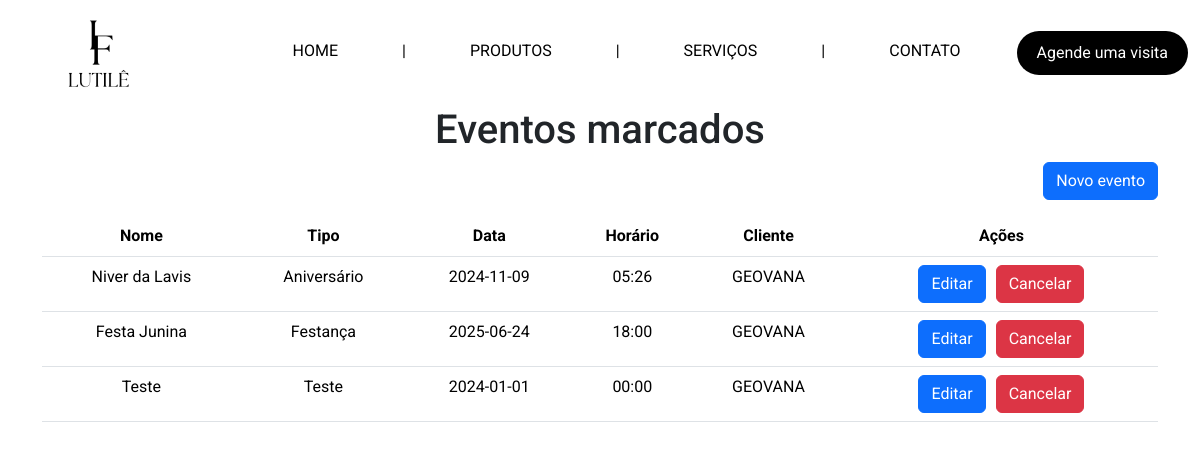
Screenshot of /admin/eventos with the database file from the repository.
### tables this page shows
CREATE TABLE `evento` (
  `data` DATE NOT NULL,
  `horario` VARCHAR(45) NOT NULL,
  `nome` VARCHAR(50) NOT NULL,
  `tipo` VARCHAR(45) NOT NULL,
  `cliente_cpf` VARCHAR(11) NOT NULL,
  PRIMARY KEY (`data`, `horario`),
  FOREIGN KEY (`cliente_cpf`)
    REFERENCES `cliente` (`cpf`)
    ON DELETE NO ACTION
    ON UPDATE NO ACTION
);

CREATE TABLE `cliente` (
  `cpf` VARCHAR(11) NOT NULL,
  `nome` VARCHAR(100) NOT NULL,
  `celular` VARCHAR(14) NOT NULL,
  `endereco` VARCHAR(100) NOT NULL,
  PRIMARY KEY (`cpf`)
);

### app.py (the view)
@app.route('/admin/eventos', methods=['GET'])
def eventos_admin():
    with get_connection() as conn:
        cursor = conn.cursor()
        cursor.execute('SELECT * FROM evento JOIN cliente ON evento.cliente_cpf = cliente.cpf')
        eventos = cursor.fetchall()
    return render_template('html/pages/admin/eventos-admin.html', eventos=eventos)

### app.py (called while the page is built)
def get_connection():
    return sqlite3.connect('instance/salao_festas.db')

@app.context_processor
def inject_active():
    def is_active(endpoint): #recebe o endpoint (rota) e verifica se é igual o endpoint atual, se for ele retorna a classeactive, se não retorna vazio
        return 'active' if request.endpoint == endpoint else ''
    return dict(is_active=is_active)

### templates/html/pages/admin/eventos-admin.html (shortened to what this page needs)
{% extends "base.html" %}
{% block content %}
<h1 class="text-center">Eventos marcados</h1>
<div class="container d-flex flex-column align-items-center">
    <div class="w-100 d-flex justify-content-end mb-3">
        <a href="{{ url_for('novo_evento') }}" class="btn btn-primary">Novo evento</a>
    </div>
    <table class="table table">
        <thead>
          <tr>
            <th scope="col" class="text-center">Nome</th>
            <th scope="col" class="text-center">Tipo</th>
            <th scope="col" class="text-center">Data</th>
            <th scope="col" class="text-center">Horário</th>
            <th scope="col" class="text-center">Cliente</th>
            <th scope="col" class="text-center">Ações</th>
          </tr>
        </thead>
        <tbody>
          {% for evento in eventos %}
          <tr>
              <td class="text-center">{{ evento[2] }}</td>
              <td class="text-center">{{ evento[3] }}</td>
              <td class="text-center">{{ evento[0] }}</td>
              <td class="text-center">{{ evento[1] }}</td>
              <td class="text-center">{{ evento[6] }}</td>
              <td class="text-center">
                <div style="display: flex; justify-content: center; gap: 10px;">
                  <form action="{{ url_for('editar_evento', data=evento[0], horario=evento[1]) }}" method="GET">
                    <button type="submit" class="btn btn-primary">Editar</button>
                  </form>
                  <form action="{{ url_for('deletar_evento', data=evento[0], horario=evento[1]) }}" method="POST" onsubmit="return confirmCancel('{{ evento[2] }}')">
                    <button type="submit" class="btn btn-danger">Cancelar</button>
                  </form>
                </div>
              </td>
          </tr>
          {% endfor %}
        </tbody>
      </table>
</div>
{% endblock %}

### templates/base.html (shortened to what this page needs)
<!DOCTYPE html>
<html lang="en">
<head>
    <link href="https://cdn.jsdelivr.net/npm/bootstrap@5.3.2/dist/css/bootstrap.min.css" rel="stylesheet">
    <link href="https://cdn.jsdelivr.net/npm/@fullcalendar/core@5.11.3/main.min.css" rel="stylesheet">
    <link href="https://cdn.jsdelivr.net/npm/@fullcalendar/daygrid@5.11.3/main.min.css" rel="stylesheet">
    <link href="https://cdn.jsdelivr.net/npm/bootstrap@5.3.2/dist/css/bootstrap.min.css" rel="stylesheet">
    <link rel="stylesheet" href="https://cdn.jsdelivr.net/npm/bootstrap-icons@1.10.5/font/bootstrap-icons.css">
    <link rel="stylesheet" href="{{ url_for('static', filename='style/style.css') }}">
    <link rel="stylesheet" href="https://code.jquery.com/ui/1.12.1/themes/base/jquery-ui.css">
</head>
<body>
    <header>
        <nav class="navbar navbar-expand-md" class="navbar">
            <div class="container-fluid">
                <a class="navbar-brand ms-5" href="{{url_for('home')}}">
                    <img src="{{ url_for('static', filename='imgs/logo.png') }}" alt="Salão de festas Lutilê" height="80">
                </a>
                <div class="collapse navbar-collapse" id="navbarNav">
                    <ul class="navbar-nav ms-auto">
                        {% if session.cpf %}
                            {% if session.cpf == '000.000.000-00' %}
                                <li class="nav-item dropdown me-5">
                                    <a class="nav-link dropdown-toggle" href="#" id="navbarDropdown" role="button" data-bs-toggle="dropdown" aria-expanded="false">
                                        {{ session.nome_cliente }}
                                    </a>
                                    <ul class="dropdown-menu dropdown-menu-end" aria-labelledby="navbarDropdown">
                                        <li><a class="dropdown-item" href="{{ url_for('dashboard_admin') }}">Tela inicial</a></li>
                                        <li><a class="dropdown-item" href="{{ url_for('perfil') }}">Perfil</a></li>
                                        <li><a class="dropdown-item" href="{{ url_for('agendamentos_admin') }}">Agendamentos</a></li>
                                        <li><a class="dropdown-item" href="{{ url_for('eventos_admin') }}">Eventos</a></li>
                                        <li><a class="dropdown-item" href="{{ url_for('clientes_admin') }}">Clientes</a></li>
                                        <li><a class="dropdown-item" href="{{ url_for('pagamentos_admin') }}">Pagamentos</a></li>
                                        <li><a class="dropdown-item" href="{{ url_for('pagamentos_admin') }}">Kits Mobília</a></li>
                                        <li><a class="dropdown-item" href="{{ url_for('parceiros_admin') }}">Parceiros</a></li>
                                        <li><hr class="dropdown-divider"></li>
                                        <li><a class="dropdown-item" href="{{ url_for('logout') }}">Logout</a></li>
                                    </ul>
                                </li>
                            {% else %}
                                <li class="nav-item dropdown me-5">
                                    <a class="nav-link dropdown-toggle" href="#" id="navbarDropdown" role="button" data-bs-toggle="dropdown" aria-expanded="false">
                                        {{ session.nome_cliente }}
                                    </a>
                                    <ul class="dropdown-menu dropdown-menu-end" aria-labelledby="navbarDropdown">
                                        <li><a class="dropdown-item" href="{{ url_for('dashboard_cliente') }}">Tela inicial</a></li>
                                        <li><a class="dropdown-item" href="{{ url_for('perfil') }}">Perfil</a></li>
                                        <li><a class="dropdown-item" href="{{ url_for('agendamentos_cliente') }}">Agendamentos</a></li>
                                        <li><a class="dropdown-item" href="{{ url_for('eventos_cliente') }}">Eventos</a></li>
                                        <li><hr class="dropdown-divider"></li>
                                        <li><a class="dropdown-item" href="{{ url_for('logout') }}">Logout</a></li>
                                    </ul>
                                </li>
                            {% endif %}
                        {% else %}
                        <li class="nav-item me-5 ms-5">
                            <a class="nav-link {{is_active('home')}}" aria-current="page" href="{{url_for('home')}}">HOME</a>
                        </li>
                        <span class = "separador nav-link">|</span>
                        <li class="nav-item me-5 ms-5">
                            <a class="nav-link {{is_active('login')}}" aria-current="page" href="{{url_for('produtos')}}">PRODUTOS</a>
                        </li>
                        <span class = "separador nav-link">|</span>
                        <li class="nav-item me-5 ms-5">
                            <a class="nav-link {{is_active('login')}}" aria-current="page" href="{{url_for('servicos')}}">SERVIÇOS</a>
                        </li>
                        <span class = "separador nav-link">|</span>
                        <li class="nav-item me-5 ms-5">
                            <a class="nav-link {{ is_active('login') }}" aria-current="page" href="{{ url_for('contato') }}">CONTATO</a>
                        </li>
                        <li class="nav-item">
                            <form action="{{url_for('login')}}" method="get">
                                <button class="nav-link button_agendar" type="submit">Agende uma visita</button>
                            </form>
                        </li>
                        {% endif %}
                </div>
            </div>
        </nav>
    </header>
    <main>
        {% block content %}
        {% endblock %}
    </main>
</body>
</html>

### static/style/style.css (style rules this page uses)
* { font-family: "Roboto", sans-serif !important; }
.navbar { background-color: #ffffff; color: #fff; }
.navbar a { color: #000000; }
.button_agendar { border-radius: 50px; background-color: #000000; color: #ffffff; padding: 10px !important; padding-left: 20px !important; padding-right: 20px !important; }
.separador { color: #000000; }
body { overflow-y: auto; }

### rows the page displays
evento: nome "Niver da Lavis", tipo "Aniversário", data "2024-11-09", horario "05:26", nome "GEOVANA"
evento: nome "Festa Junina", tipo "Festança", data "2025-06-24", horario "18:00", nome "GEOVANA"
evento: nome "Teste", tipo "Teste", data "2024-01-01", horario "00:00", nome "GEOVANA"
